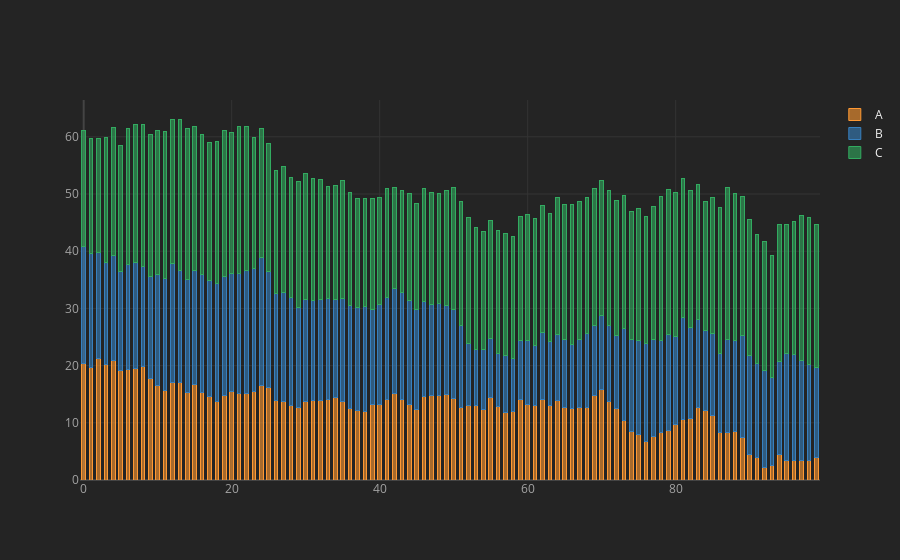

The notebook cell this image was saved under:
### Code cell
cf.set_config_file(theme = 'henanigans')
df.iplot(kind = 'bar',barmode = 'stack',bargap = 0.5)
